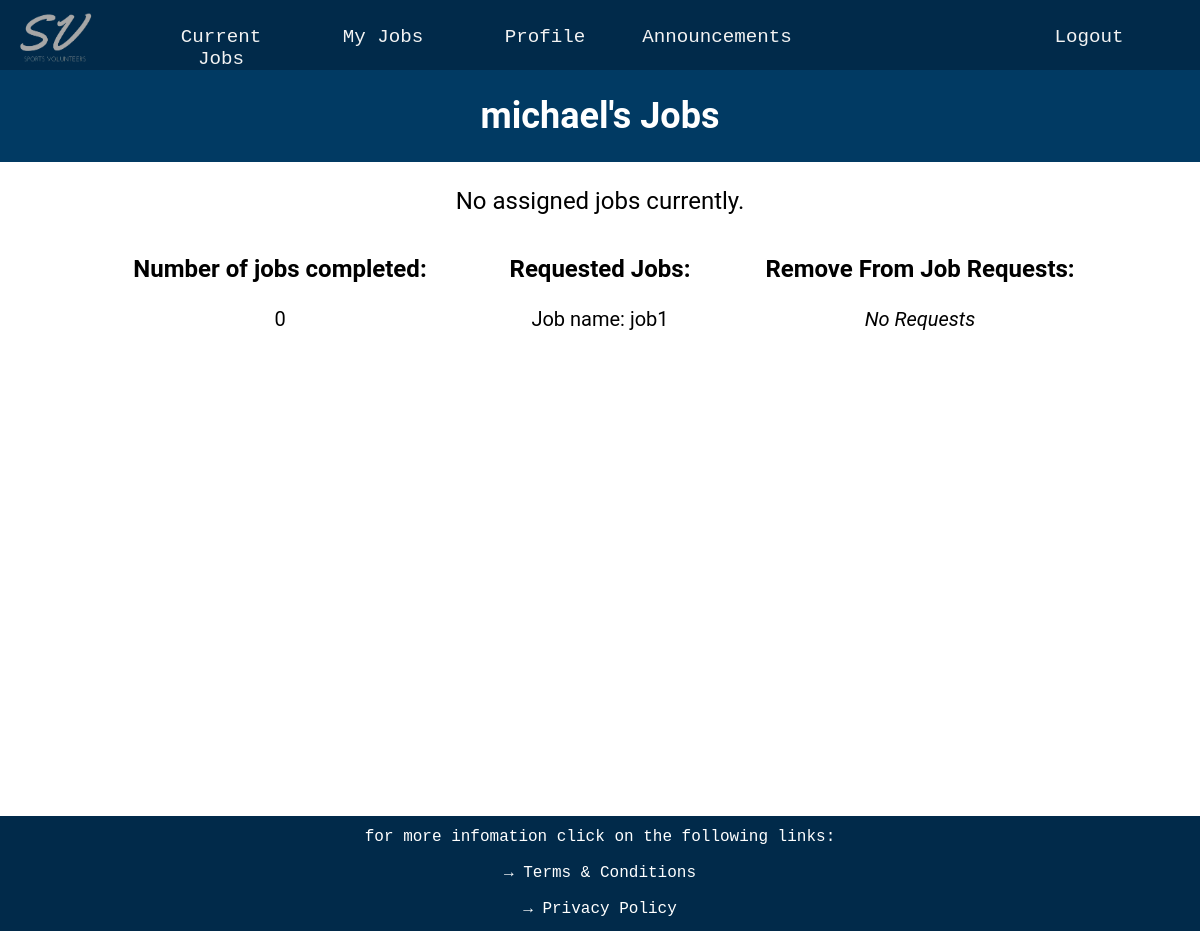
Screenshot of /my_jobs (signed in) with the database file from the repository.
### website/databases.py (models this page shows, shortened)
class User(UserMixin, db.Model):
    __tablename__ = 'users'
    user_id = db.Column(db.Integer, primary_key=True, autoincrement=True)
    username = db.Column(db.String(16), index=True, unique=True)
    password_hash = db.Column(db.String(64))
    email = db.Column(db.String(30))
    mobile = db.Column(db.String(15))
    dob = db.Column(db.String(11))
    address = db.Column(db.String(50))
    jobs_completed = db.Column(db.Integer)
    admin = db.Column(db.Boolean)
    details = db.Column(db.String(255))
    qualifications = db.relationship('Qualification', secondary=UserQualifications,
                                     backref=db.backref('users', lazy='subquery'))
    jobs = db.relationship('Jobs', secondary='user_job_link',
                           backref=db.backref('assigned_users', lazy='dynamic'))
    def get_id(self):
        return str(self.user_id)

class Jobs(UserMixin, db.Model):
    __tablename__ = 'jobs'
    job_id = db.Column(db.Integer, primary_key=True)
    job_name = db.Column(db.String(20))
    volunteers_needed = db.Column(db.Integer)
    volunteers_needed_left = db.Column(db.Integer)
    start_time = db.Column(db.String(20))
    end_time = db.Column(db.String(20))
    date = db.Column(db.String(20))
    job_description = db.Column(db.String(300))
    job_qualifications = db.relationship('Qualification', secondary=JobRequirements,
                                         backref=db.backref('required_for_jobs', lazy='subquery'))

### website/routes.py (the view)
@app.route('/my_jobs', methods=['GET', 'POST'])
def my_jobs():
    current_user_id = current_user.get_id()
    assigned_jobs = Jobs.query.join(UserJobLink, Jobs.job_id == UserJobLink.job_id).filter(UserJobLink.user_id == current_user_id).all()
    my_remove_requests = RemoveRequests.query.filter_by(user_id=current_user_id).all()
    requested_removal_job_ids = [rem.job_id for rem in my_remove_requests]
    assigned_job_ids = []
    for assigned_job in assigned_jobs:
        assigned_job_ids.append(assigned_job.job_id)
    requested_job_ids = []
    requested_jobs = Requests.query.filter_by(user_id=current_user_id).all()
    for requested in requested_jobs:
        requested_job_ids.append(requested.job_id)
    if 'remove_request_job_id' in request.form:
        job_id_request = request.form['remove_request_job_id']
        new_request = RemoveRequests(user_id=current_user_id, job_id=job_id_request)
        db.session.add(new_request)
        db.session.commit()
        return redirect(url_for('my_jobs'))
    return render_template('my_jobs.html',assigned_jobs=assigned_jobs, assigned_job_ids=assigned_job_ids, requested_job_ids=requested_job_ids,
                           my_remove_requests=my_remove_requests, requested_removal_job_ids=requested_removal_job_ids,
                           current_user_id=current_user_id, job_table=Jobs, prescription_level = prescription_level)

### website/routes.py (called while the page is built)
@lm.user_loader
def load_user(user_id):
    return User.query.get(int(user_id))

### website/templates/my_jobs.html (shortened to what this page needs)
{% extends "layout.html" %}
{% block page_content %}
<div class="p-title-box">
    <h1 class = 'profile-title'>{{ current_user.username }}'s Jobs  </h1>
</div>
<div class="timetable-boxes">
{% if assigned_jobs %}
    <p class='profile-box-text' style='font-size: 3vh;'>Assigned Jobs</p>
    {% for job in assigned_jobs %}
    <div class="job-content">
        <element onclick="togglePopup('{{ job.job_id }}')">
            <div class="job-box">
                <div class="job-name-box">
                    <div class="job-name"><b>{{ job.job_name }}</b></div>
                </div>
                <div>Date: <span>{{ job.date }}</span></div>
                <div>Start time: <span>{{ job.start_time }}</span></div>
                <div>End time: <span>{{ job.end_time }}</span></div>
            </div>
        </element>
        <div class="popup" id="popup-{{ job.job_id }}">
            <div class="popup-overlay"></div>
            <div class="popup-content">
                <div class="popup-close-btn" onclick="togglePopup('{{ job.job_id }}')">&times;</div>
                <div class="popup-job-name-box">
                    <p class="job-name"><b>{{ job.job_name }}</b></p>
                </div>
                <div class="popup-info">
                    <p>Date: {{ job.date }}</p>
                    <p>Time: {{ job.start_time }} - {{ job.end_time }}</p>
                    <p>Description: {{ job.job_description }}</p>
                    <div>
                        <p class="popup-requirements">Requirements:</p>
                        <ul>
                            {% for qualification in job.job_qualifications %}
                                <li>{{ qualification.qualification_name }}</li>
                            {% endfor %}
                        </ul>
                        <br>
                    </div>
                    {% if job.job_id in requested_removal_job_ids %}
                        <div>You have requested to be removed from this job</div>
                    {% elif job.job_id in assigned_job_ids %}
                        <div>You are assigned to this job</div>
                        {% if job.job_id not in requested_removal_job_ids %}
                        <form method="post">
                            <input type="hidden" name="remove_request_job_id" value="{{ job.job_id }}">
                            <input class='request-button remove' type="submit" value="Request to remove from job">
                        </form>
                        {% endif %}
                    {% elif job.job_id in requested_job_ids %}
                        <div>You have requested this job</div>
                    {% endif %}
                </div>
            </div>
        </div>
    </div>
    {% endfor %}
{% else %}
    <p class='profile-box-text' style='font-size: 3vh;'>No assigned jobs currently.</p>
{% endif %}
</div>
<div class='info-boxes'>
    <div class='info-box'>
        <p class='info-box-header'><b>Number of jobs completed:</b></p>
        <p class='info-box-text'> {{ current_user.jobs_completed }} </p>
    </div>
    <div class='info-box'>
        <p class='info-box-header'><b>Requested Jobs:</b></p>
        {% if requested_job_ids %}
            {% for my_request in requested_job_ids %}
                <p class='info-box-text'> Job name: {{ job_table.query.filter_by(job_id=my_request).first().job_name }} </p>
            {% endfor %}
        {% else %}
            <p class='info-box-text'><i>No Requests</i></p>
        {% endif %}
    </div>
    <div class='info-box'>
        <p class='info-box-header'><b>Remove From Job Requests:</b></p>
        {% if my_remove_requests %}
            {% for remove_request in my_remove_requests %}
                <p class='info-box-text'> Job name: {{ job_table.query.filter_by(job_id=remove_request.job_id).first().job_name }} </p>
            {% endfor %}
        {% else %}
            <p class='info-box-text'><i>No Requests</i></p>
        {% endif %}
    </div>
    </div>
{% endblock %}

### website/static/styles.css (style rules this page uses)
.profile-title, .timetable-title { text-align: center; font-size: 3vw; color: white; }
.p-title-box, .timetable-title-box { background-color: #013A63; padding: 1px; margin-bottom: 25px; }
.profile-box-text { font-size: 4vh; margin: 1rem 1.5rem 1rem 1.5rem; width: auto; }
.timetable-boxes { margin: 0px 50px; text-align: center; }
.info-boxes { display: flex; margin: auto; width: 80%; }
.info-box { flex: 30%; text-align: center; width: 50%; overflow: hidden; text-overflow: ellipsis; }
.info-box-header { font-size: 3vh; }
.info-box-text { font-size: 2.5vh; }

### rows the page displays
User: username "michael", jobs_completed "0"
Jobs: query.filter_by "job1"
